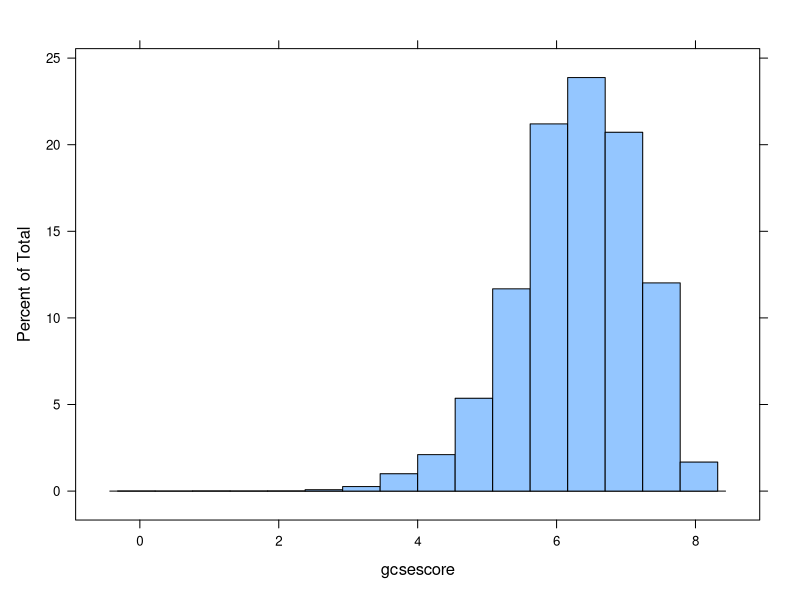
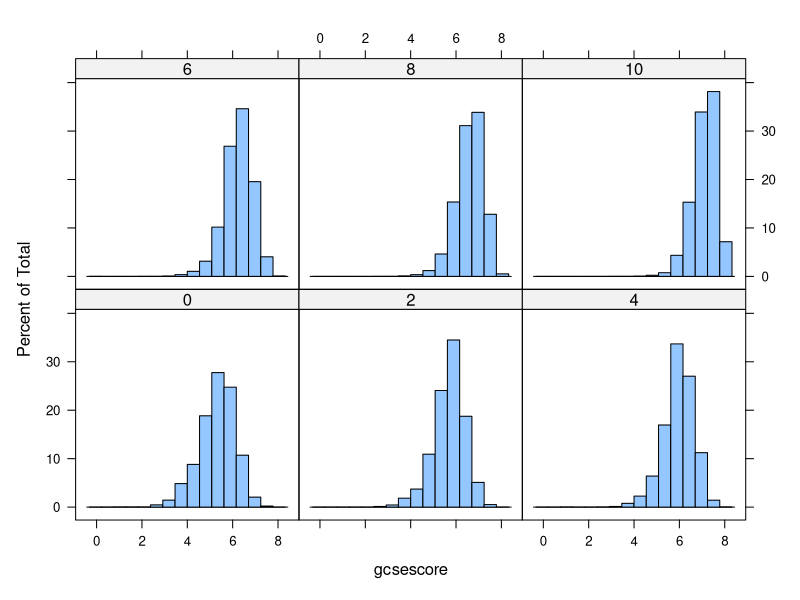
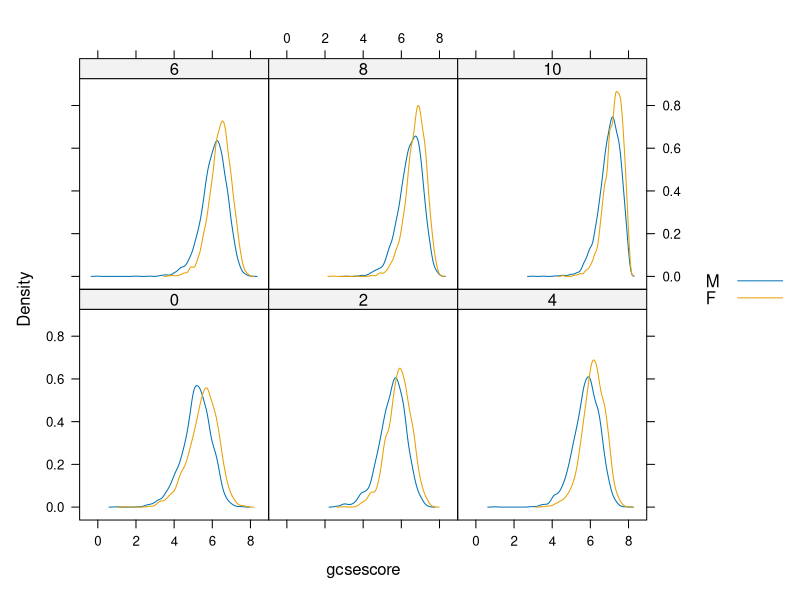
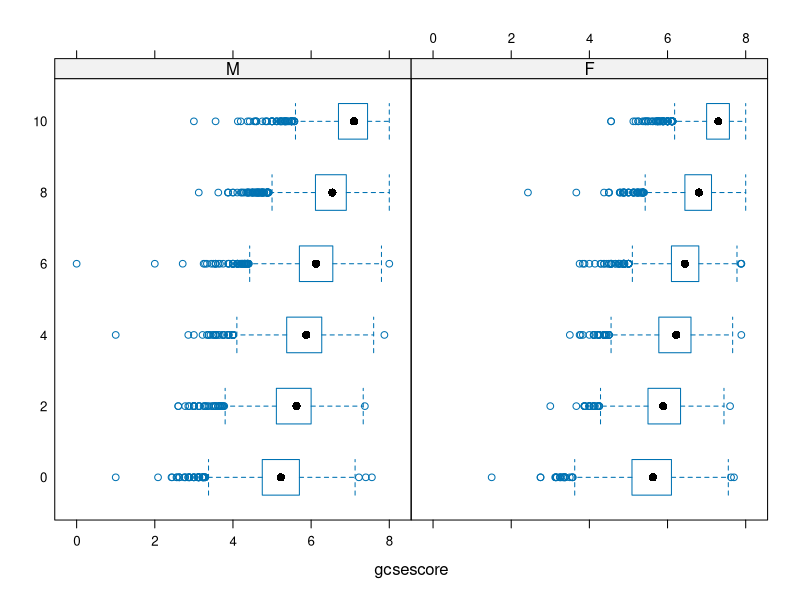
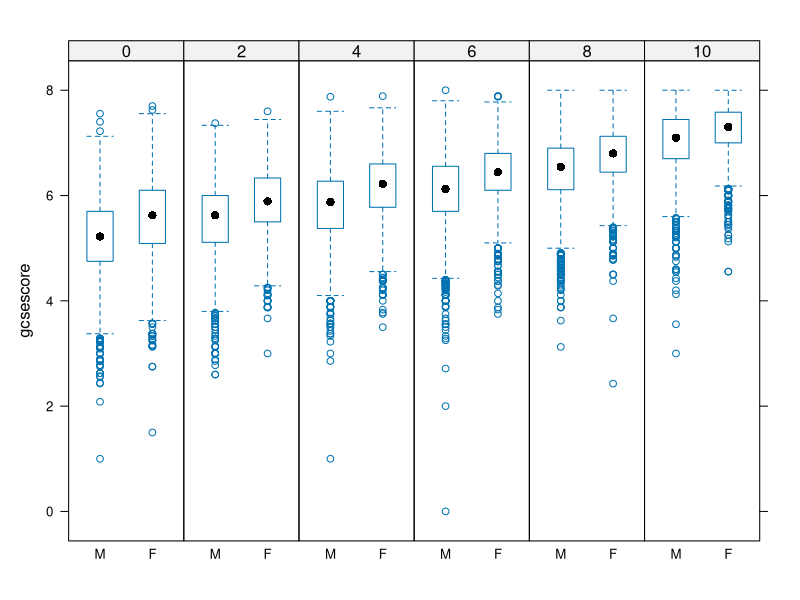
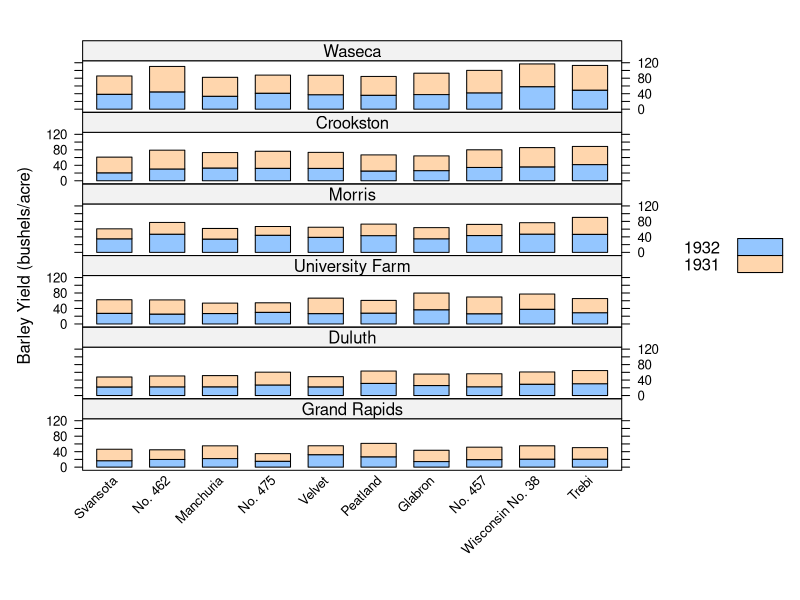
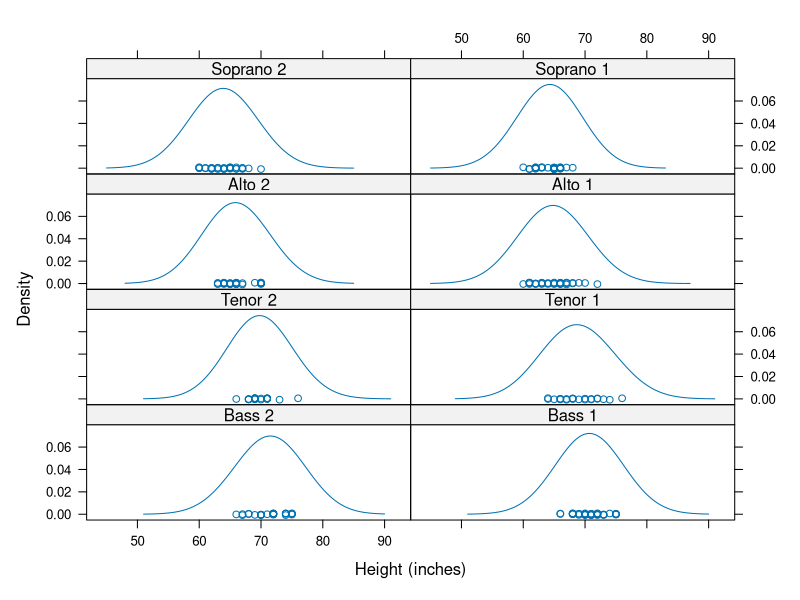
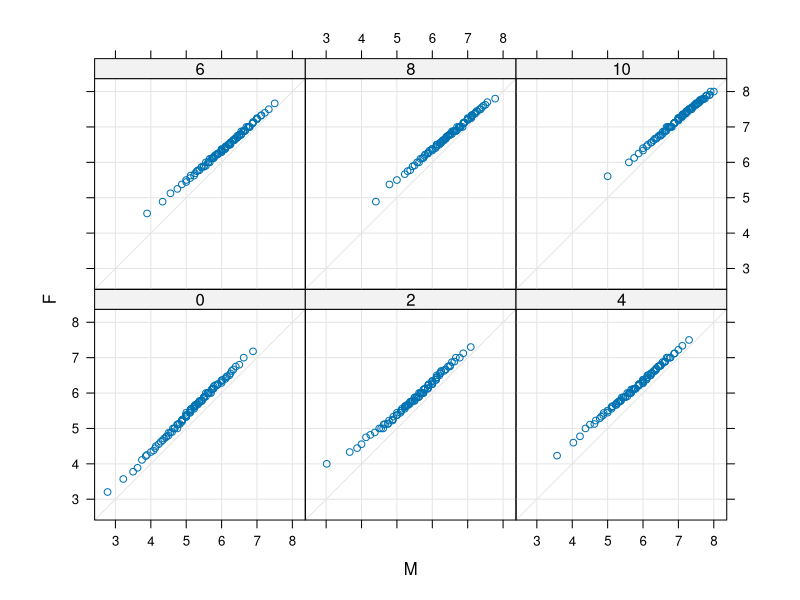

R code for these plots, in order:
## ---- chunk 1
knitr::opts_chunk$set(echo = TRUE,message=F,warning = F)
## ---- chunk 2
library("mlmRev")
data(Chem97)
## ---- chunk 3
library(knitr)
cats <- c("Local Education Authority","School identifier","Student identifier","Point score on A-level Chemistry in 1997","Student's gender","Age in month, centred at 222 months or 18.5 years","Average GCSE score of individual","Average GCSE score of individual, centered at mean")
c97dat <- data.frame(variables=colnames(Chem97),categories=cats)
kable(c97dat)
## ---- chunk 4
library("lattice")
histogram(~ gcsescore, data = Chem97)
## ---- chunk 5
  histogram(~ gcsescore | factor(score),data = Chem97)
## ---- chunk 6
densityplot(~ gcsescore | factor(score), Chem97, 
	groups=gender,plot.points=FALSE,auto.key=TRUE)
## ---- chunk 7
bwplot(factor(score) ~ gcsescore | gender, Chem97)
## ---- chunk 8
bwplot(gcsescore ~ gender | factor(score), Chem97,
 layout = c(6, 1))
## ---- chunk 9
barchart(yield ~ variety | site, data = barley,
         groups = year, layout = c(1,6), stack = TRUE,
         auto.key = list(space = "right"),
         ylab = "Barley Yield (bushels/acre)",
         scales = list(x = list(rot = 45)))
## ---- chunk 10
densityplot(~height|voice.part,data=singer,layout = c(2,4),
            xlab = "Height (inches)",bw = 5)
## ---- chunk 11
qq(gender ~ gcsescore | factor(score), Chem97,
   f.value = ppoints(100), type = c("p", "g"), aspect = 1)
## ---- chunk 12
xyplot(Sepal.Length + Sepal.Width ~ Petal.Length + Petal.Width | Species,
       data = iris, scales = "free", layout = c(2, 2),
       auto.key = list(x = .6, y = .7, corner = c(0, 0)))
## ---- chunk 13
splom(~iris[1:4], groups = Species, data = iris)
## ---- chunk 14
super.sym <- trellis.par.get("superpose.symbol")
splom(~iris[1:4], groups = Species, data = iris,
      panel = panel.superpose,
      key = list(title = "Three Varieties of Iris",
                 columns = 3, 
                 points = list(pch = super.sym$pch[1:3],
                 col = super.sym$col[1:3]),
                 text = list(c("Setosa", "Versicolor", "Virginica"))))
## ---- chunk 15
parallelplot(~iris[1:4] | Species, iris)
